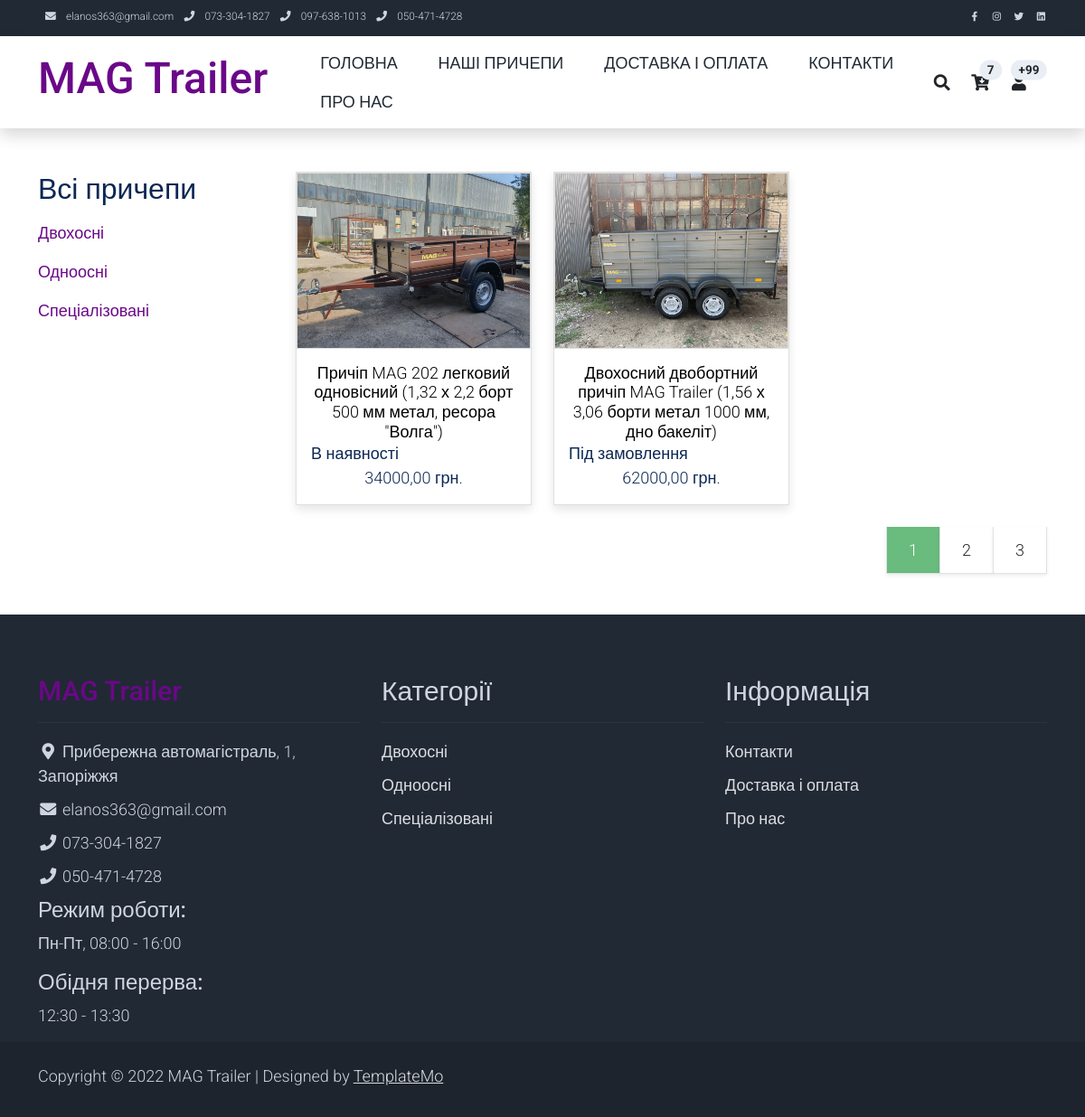
Page /categories/ on the committed database.
### pages/models.py (models this page shows, shortened)
class Category(models.Model):
    name = models.CharField(max_length=100, db_index=True, verbose_name='Категорія')
    slug = models.SlugField(max_length=100, db_index=True, unique=True)
    image = models.ImageField(upload_to='products_images/%Y/%m/%d', blank=True, null=True)
    class Meta:
        ordering = ('name', )
        verbose_name = 'Категорія'
        verbose_name_plural = 'Категорії'
    def get_absolute_url(self):
        return reverse('all_categories', kwargs={'cat_slug': self.slug})

class Product(models.Model):
    category = models.ForeignKey(Category, on_delete=models.CASCADE, related_name='products', verbose_name='Категорія')
    name = models.CharField(max_length=100, db_index=True, verbose_name='Товар')
    slug = models.SlugField(max_length=100, db_index=True, unique=True)
    description = models.TextField(blank=True)
    price = models.DecimalField(max_digits=10, decimal_places=2, verbose_name="Ціна")
    stock = models.PositiveIntegerField(verbose_name='Залишок')
    available = models.BooleanField(default=True, verbose_name='Опубліковано')
    created = models.DateTimeField(auto_now_add=True, verbose_name='Дата створнення')
    updated = models.DateTimeField(auto_now=True, verbose_name='Дата оновлення')
    availability = models.CharField(max_length=30, verbose_name='Наявність')
    width = models.IntegerField(verbose_name='Ширина кузова')
    length = models.IntegerField(verbose_name='Довжина кузова')
    height = models.IntegerField(verbose_name='Висота борту')
    full_weight = models.IntegerField(verbose_name='Повна маса')
    max_weight = models.IntegerField(verbose_name="Вантажопід'ємність")
    image = models.ImageField(upload_to='products_images/%Y/%m/%d', blank=True, null=True)
    class Meta:
        ordering = ('price', 'name', 'category')
        indexes = [
            models.Index(fields=['id', 'slug'])
        ]
        verbose_name = 'Товар'
        verbose_name_plural = 'Товари'
    def get_absolute_url(self):
        return reverse('product', kwargs={'product_slug': self.slug})

### pages/views.py (the view)
# urls.py: path('categories/', categories, name='all_categories'),
def categories(request, cat_slug=None):
    if not cat_slug:
        products = Product.objects.filter(available=True)
    else:
        products = Product.objects.filter(category__slug=cat_slug, available=True)
    context = {
        'menu': menu,
        'products': products,
        'title': 'Наші причепи',
        'cat_selected': cat_slug,
    }
    return render(request, 'pages/categories.html', context=context)

### pages/templatetags/pages_tags.py (called while the page is built)
@register.simple_tag(name='getcats')
def get_categories():
    return Category.objects.all()

### pages/templates/pages/categories.html
{% extends 'pages/base.html' %}
{% block content %}
    <div class="container py-5">
        <div class="row">
            <div class="col-lg-3">
                <ul class="nav navbar-nav d-flex justify-content-between mx-lg-auto">
                    <li class="nav-item">
                {% if not cat_selected %}
                    <h2>Всі причепи</h2>
                {% else %}
                    <a class="nav-link" href="{% url 'all_categories' %}">Всі причепи</a>
                {% endif %}
                        {% load pages_tags %}
                        {% getcats as categories %}
                        {% for c in categories %}
                            {% if c.slug == cat_selected %}
                                <h2>{{c.name}}</h2>
                            {% else %}
                                <a class="nav-link" href="{{ c.get_absolute_url }}">
                                    {{ c.name }}
                                </a>
                            {% endif %}
                        {% endfor %}
                    </li>
                </ul>
            </div>
            <div class="col-lg-9">
                <div class="row">
                    {% for p in products %}
                    <div class="col-md-4">
                        <div class="card mb-4 product-wap rounded-0">
                            <div class="card rounded-0">
                                {% if p.image %}
                                <a href="{{ p.get_absolute_url }}"><img class="card-img rounded-0 img-fluid" src="{{p.image.url}}"></a>
                                {% endif %}
                            </div>
                            <div class="card-body">
                                <a href="{{ p.get_absolute_url }}" class="h3 text-decoration-none"><center>{{ p.name }}</center></a>
                                <ul class="w-100 list-unstyled d-flex justify-content-between mb-0">
                                    <li><strong>{{ p.availability }}</strong></li>
                                </ul>
                                <p class="text-center mb-0">{{ p.price }} грн.</p>
                            </div>
                        </div>
                    </div>
                    {% endfor %}
                </div>
                <div div="row">
                    <ul class="pagination pagination-lg justify-content-end">
                        <li class="page-item disabled">
                            <a class="page-link active rounded-0 mr-3 shadow-sm border-top-0 border-left-0" href="#" tabindex="-1">1</a>
                        </li>
                        <li class="page-item">
                            <a class="page-link rounded-0 mr-3 shadow-sm border-top-0 border-left-0 text-dark" href="#">2</a>
                        </li>
                        <li class="page-item">
                            <a class="page-link rounded-0 shadow-sm border-top-0 border-left-0 text-dark" href="#">3</a>
                        </li>
                    </ul>
                </div>
            </div>
        </div>
    </div>
{% endblock %}

### pages/templates/pages/base.html (shortened to what this page needs)
{% load static %}
<!DOCTYPE html>
<html lang="en">
<head>
    <link rel="stylesheet" href="{% static 'pages/css/bootstrap.min.css' %}">
    <link rel="stylesheet" href="{% static 'pages/css/templatemo.css' %}">
    <link rel="stylesheet" href="{% static 'pages/css/custom.css' %}">
    <link rel="stylesheet" href="{% static 'pages/css/fontawesome.min.css' %}">
</head>
<body>
    <nav class="navbar navbar-expand-lg bg-dark navbar-light d-none d-lg-block" id="templatemo_nav_top">
        <div class="container text-light">
            <div class="w-100 d-flex justify-content-between">
                <div>
                    <i class="fa fa-envelope mx-2"></i>
                    <a class="navbar-sm-brand text-light text-decoration-none">elanos363@gmail.com</a>
                    <i class="fa fa-phone mx-2"></i>
                    <a class="navbar-sm-brand text-light text-decoration-none">073-304-1827</a>
                    <i class="fa fa-phone mx-2"></i>
                    <a class="navbar-sm-brand text-light text-decoration-none">097-638-1013</a>
                    <i class="fa fa-phone mx-2"></i>
                    <a class="navbar-sm-brand text-light text-decoration-none">050-471-4728</a>
                </div>
                <div>
                    <a class="text-light" href="https://fb.com/templatemo" target="_blank" rel="sponsored"><i class="fab fa-facebook-f fa-sm fa-fw me-2"></i></a>
                    <a class="text-light" href="https://www.instagram.com/" target="_blank"><i class="fab fa-instagram fa-sm fa-fw me-2"></i></a>
                    <a class="text-light" href="https://twitter.com/" target="_blank"><i class="fab fa-twitter fa-sm fa-fw me-2"></i></a>
                    <a class="text-light" href="https://www.linkedin.com/" target="_blank"><i class="fab fa-linkedin fa-sm fa-fw"></i></a>
                </div>
            </div>
        </div>
    </nav>
    <nav class="navbar navbar-expand-lg navbar-light shadow">
        <div class="container d-flex justify-content-between align-items-center">
            <a class="navbar-brand text-success logo h1 align-self-center" href="{% url 'home' %}">
                MAG Trailer
            </a>
            <div class="align-self-center collapse navbar-collapse flex-fill  d-lg-flex justify-content-lg-between" id="templatemo_main_nav">
                <div class="flex-fill">
                    <ul class="nav navbar-nav d-flex justify-content-between mx-lg-auto">
                        {% for m in menu %}
                        <li class="nav-item">
                            <a class="nav-link" href="{% url m.url_name %}">{{ m.title }}</a>
                        </li>
                        {% endfor %}
                    </ul>
                </div>
                <div class="navbar align-self-center d-flex">
                    <a class="nav-icon d-none d-lg-inline" href="#" data-bs-toggle="modal" data-bs-target="#templatemo_search">
                        <i class="fa fa-fw fa-search text-dark mr-2"></i>
                    </a>
                    <a class="nav-icon position-relative text-decoration-none" href="#">
                        <i class="fa fa-fw fa-cart-arrow-down text-dark mr-1"></i>
                        <span class="position-absolute top-0 left-100 translate-middle badge rounded-pill bg-light text-dark">7</span>
                    </a>
                    <a class="nav-icon position-relative text-decoration-none" href="#">
                        <i class="fa fa-fw fa-user text-dark mr-3"></i>
                        <span class="position-absolute top-0 left-100 translate-middle badge rounded-pill bg-light text-dark">+99</span>
                    </a>
                </div>
            </div>
        </div>
    </nav>
{% block content %}
{% endblock %}
    <footer class="bg-dark" id="tempaltemo_footer">
        <div class="container">
            <div class="row">
                <div class="col-md-4 pt-5">
                    <h2 class="h2 text-success border-bottom pb-3 border-light logo">MAG Trailer</h2>
                    <ul class="list-unstyled text-light footer-link-list">
                        <li>
                            <i class="fas fa-map-marker-alt fa-fw"></i>
                            Прибережна автомагістраль, 1, Запоріжжя
                        </li>
                        <li>
                            <i class="fa fa-envelope fa-fw"></i>
                            elanos363@gmail.com
                        </li>
                        <li>
                            <i class="fa fa-phone fa-fw"></i>
                            073-304-1827
                        </li>
                        <li>
                            <i class="fa fa-phone fa-fw"></i>
                            050-471-4728
                        </li>
                        <li>
                            <h4 class="text-decoration-none">Режим роботи:</h4>
                            <p>Пн-Пт, 08:00 - 16:00</p>
                            <h4 class="text-decoration-none">Обідня перерва:</h4>
                            <p>12:30 - 13:30</p>
                        </li>
                    </ul>
                </div>
                <div class="col-md-4 pt-5">
                    <h2 class="h2 text-light border-bottom pb-3 border-light">Категорії</h2>
                    <ul class="list-unstyled text-light footer-link-list">
                        {% load pages_tags %}
                        {% getcats as categories %}
                        {% for c in categories %}
                        <li><a class="text-decoration-none" href="{{c.get_absolute_url}}">{{c.name}}</a></li>
                        {% endfor %}
                    </ul>
                </div>
                <div class="col-md-4 pt-5">
                    <h2 class="h2 text-light border-bottom pb-3 border-light">Інформація</h2>
                    <ul class="list-unstyled text-light footer-link-list">
                        <li><a class="text-decoration-none" href="{% url 'contacts' %}">Контакти</a></li>
                        <li><a class="text-decoration-none" href="{% url 'buy_and_delivery' %}">Доставка і оплата</a></li>
                        <li><a class="text-decoration-none" href="{% url 'about' %}">Про нас</a></li>
                    </ul>
                </div>
            </div>
        </div>
        <div class="w-100 bg-black py-3">
            <div class="container">
                <div class="row pt-2">
                    <div class="col-12">
                        <p class="text-left text-light">
                            Copyright &copy; 2022 MAG Trailer
                            | Designed by <a rel="sponsored" href="https://templatemo.com" target="_blank">TemplateMo</a>
                        </p>
                    </div>
                </div>
            </div>
        </div>
    </footer>
</body>
</html>

### pages/static/pages/css/templatemo.css (style rules this page uses)
body, ul, li, p, a, label, input, div { font-family: 'Roboto', sans-serif; font-size: 18px !important; font-weight: 300 !important; }
.h1 { font-family: 'Roboto', sans-serif; font-size: 48px !important; font-weight: 200 !important; }
.h2 { font-family: 'Roboto', sans-serif; font-size: 30px !important; font-weight: 300; }
.h3 { font-family: 'Roboto', sans-serif; font-size: 22px !important; }
.logo { font-weight: 500 !important; }
.text-success { color: #6A0888 !important; }
.text-light { color: #cfd6e1 !important; }
.bg-dark { background-color: #212934 !important; }
.bg-light { background-color: #e9eef5 !important; }
.bg-black { background-color: #1d242d !important; }
.pagination .page-link:hover, .pagination .page-link.active { background-color: #69bb7e; color: #fff; }
#templatemo_nav_top { min-height: 40px; }
#templatemo_nav_top * { font-size: .9em !important; }
#templatemo_main_nav a { color: #212934; }
#templatemo_main_nav .navbar .nav-icon { margin-right: 20px; }
.product-wap { box-shadow: 0px 5px 10px 0px rgba(0, 0, 0, 0.10); }
.card.product-wap a { color: #000; }
#tempaltemo_footer a { color: #dcdde1; }
#tempaltemo_footer ul.footer-link-list li { padding-top: 10px; }
#tempaltemo_footer .border-light { border-color: #2d343f !important; }
.product-wap .h3, .product-wap li, .product-wap i, .product-wap p { font-size: 12px !important; }
@media (min-width: 768px) { #templatemo_main_nav .navbar-nav { max-width: 450px; } }
@media (min-width: 992px) { #templatemo_main_nav .navbar-nav { max-width: 650px; } }
@media (min-width: 992px) { .product-wap .h3, .product-wap li, .product-wap i, .product-wap p { font-size: 18px !important; } }

### rows in the picture
Category: name "Двохосні"
Category: name "Одноосні"
Category: name "Спеціалізовані"
Product: image (picture), name "Причіп MAG 202 легковий одновісний (1,32 х 2,2 борт 500 мм метал, ресора \"Волга\")", availability "В наявності", price "34000,00"
Product: image (picture), name "Двохосний двобортний причіп MAG Trailer (1,56 х 3,06 борти метал 1000 мм, дно бакеліт)", availability "Під замовлення", price "62000,00"

### other values in the picture
{{ m.title }} "ГОЛОВНА" "НАШІ ПРИЧЕПИ" "ДОСТАВКА І ОПЛАТА" "КОНТАКТИ" "ПРО НАС"
